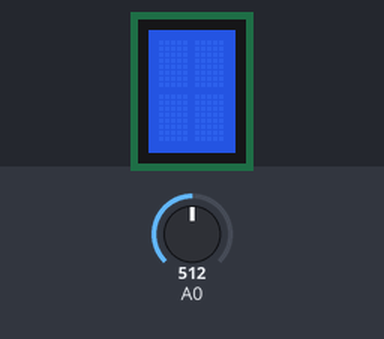
Simulated run of this sketch. Board: Arduino Uno, built with avr-gcc and run on an emulated ATmega328P. On the bench: 2×2 character LCD. The test bench sets the inputs (shaded band); at power-on: A0 = 512.

Above: at 1.2 s.
1.3 s: A0 set to 390
5.4 s: A0 set to 190
8.5 s: A0 set to 410
12.5 s: A0 set to 306
Timing chart, 0 to 15.5 s (numbered marks = the images above; inputs shaded):
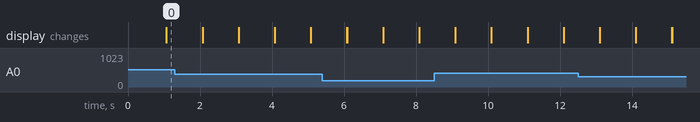

The sketch:

lcd3.ino
```cpp
#include "LiquidCrystal.h"

LiquidCrystal lcd(8, 9, 4, 5, 6, 7);

void setup(){
  lcd.begin(2,2);
  lcd.setCursor(0,0);
  lcd.print("amine");
  int a = 0;
  int b = 0;
}
void loop() {
  int a=a;
  int b=b;
    int x;
    x = analogRead(0);
    if (x < 60) {lcd.clear();delay(1000);lcd.setCursor(a+1,0);lcd.print("amine");}
    else if(x<200){lcd.clear();delay(1000);lcd.setCursor(a,b);lcd.print("amine");}
    else if(x<400){b=b+1;lcd.clear();delay(1000);lcd.setCursor(a,b);lcd.print("amine");}
    else if(x<600){a=a-1;lcd.clear();delay(1000);lcd.setCursor(a,0);lcd.print("amine");}
}
```
